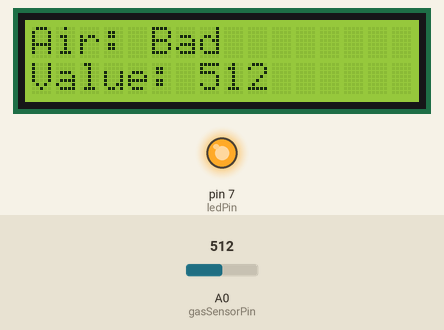
The sketch below on a simulated Arduino Uno, built with avr-gcc and run on an emulated ATmega328P. Parts: 16×2 character LCD, output pins drawn as LEDs (lit = HIGH). The test bench sets the inputs (shaded band); at power-on: A0 (gasSensorPin) = 512. What the sketch prints to the serial monitor is not drawn.

Above: at 1.2 s.
1.3 s: A0 (gasSensorPin) set to 413
At 2.3 s:
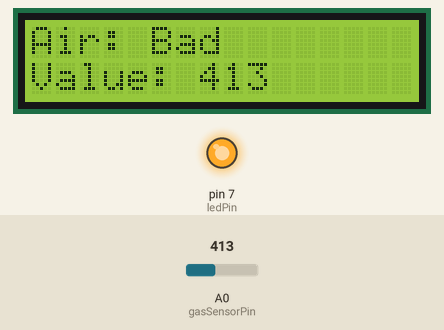
3.5 s: A0 (gasSensorPin) set to 393
At 5.2 s:
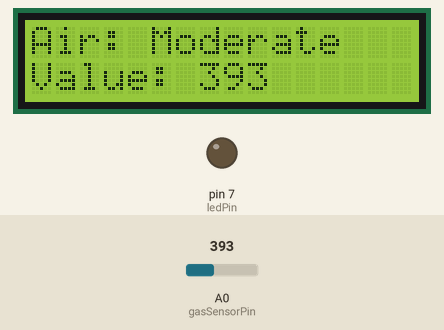
5.5 s: A0 (gasSensorPin) set to 208
At 7.3 s:
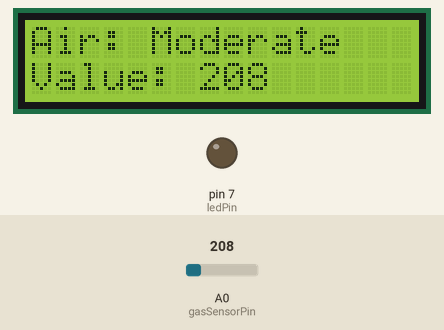
7.6 s: A0 (gasSensorPin) set to 194
At 9.4 s:
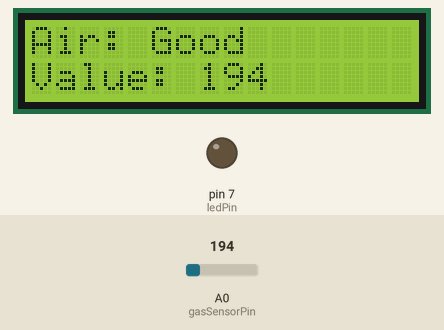
Timing chart, 0 to 10.6 s (numbered marks = the images above; inputs shaded):
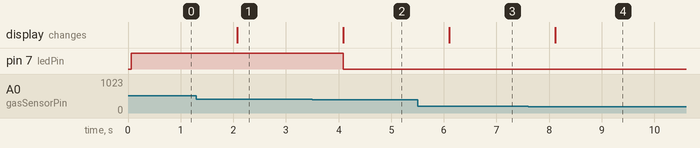

Measured:
- the behaviour switches between 401 and 400 on A0 (gasSensorPin) (found by bisection; images 1 and 2)
- the behaviour switches between 201 and 200 on A0 (gasSensorPin) (found by bisection; images 3 and 4)
- after the input at 1.3 s, the display: changes after 0.78 s (image 1)
- after the input at 3.5 s, pin 7 (ledPin): HIGH → LOW after 0.58 s; the display: changes after 0.59 s (image 2)
- after the input at 5.5 s, the display: changes after 0.60 s (image 3)
- after the input at 7.6 s, the display: changes after 0.51 s (image 4)

The sketch:

06_mq135_lcd.ino
```cpp
#include <LiquidCrystal.h>

// LCD: RS, E, D4-D7
LiquidCrystal lcd(12, 11, 5, 4, 3, 2);

// Pins
const int gasSensorPin = A0;
const int ledPin = 7;

// Thresholds
const int GOOD = 200;
const int MODERATE = 400;

void setup() {
  pinMode(ledPin, OUTPUT);
  lcd.begin(16, 2);
  Serial.begin(9600);
}

void loop() {
  int gasLevel = analogRead(gasSensorPin);

  String status;
  if (gasLevel <= GOOD) {
    status = "Good";
    digitalWrite(ledPin, LOW);
  } else if (gasLevel <= MODERATE) {
    status = "Moderate";
    digitalWrite(ledPin, LOW);
  } else {
    status = "Bad";
    digitalWrite(ledPin, HIGH);
  }

  Serial.print("Gas: ");
  Serial.println(gasLevel);

  lcd.clear();
  lcd.setCursor(0, 0);
  lcd.print("Air: ");
  lcd.print(status);

  lcd.setCursor(0, 1);
  lcd.print("Value: ");
  lcd.print(gasLevel);

  delay(1000);
}
```
